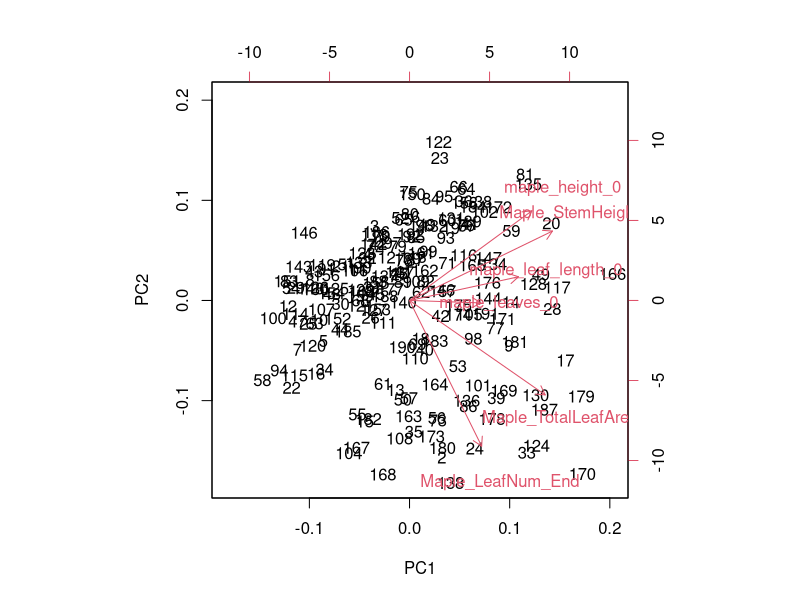
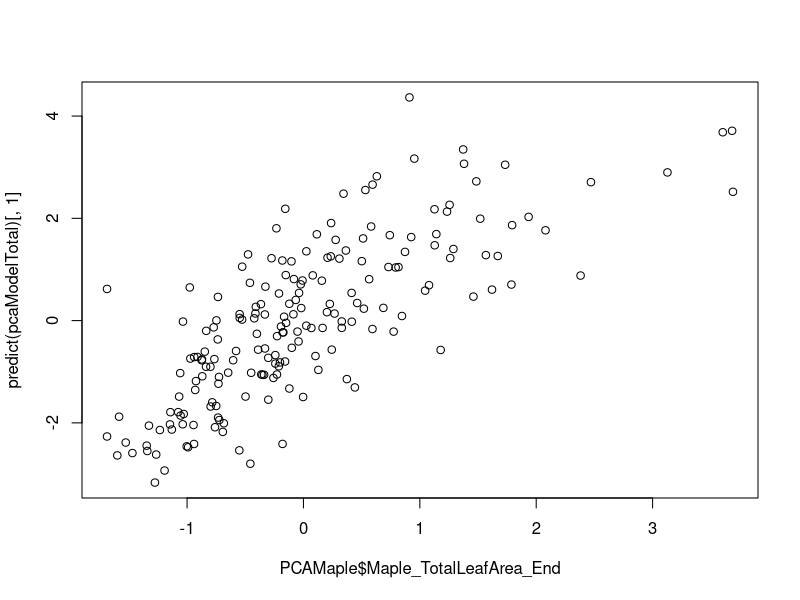
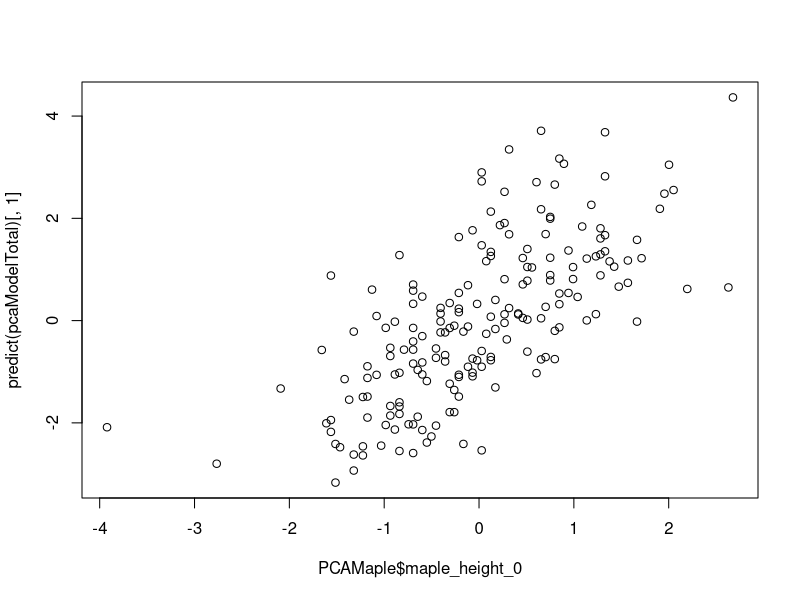
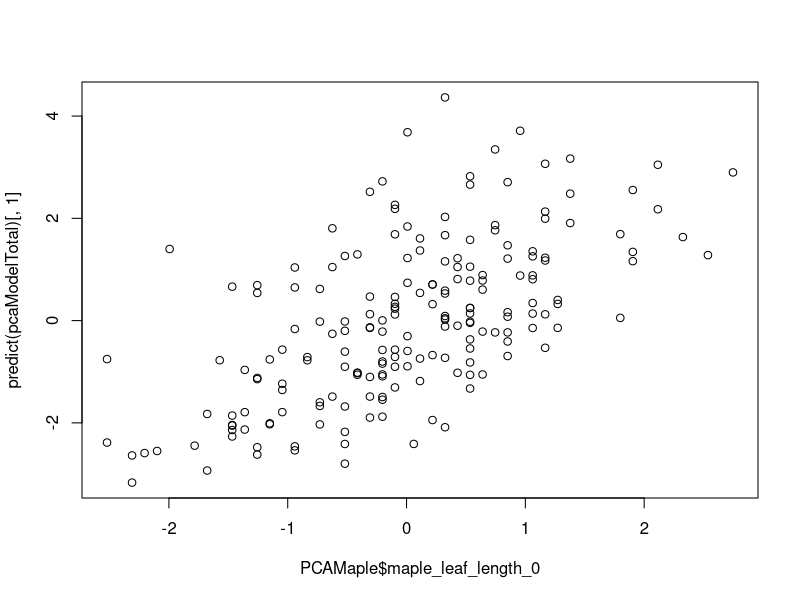
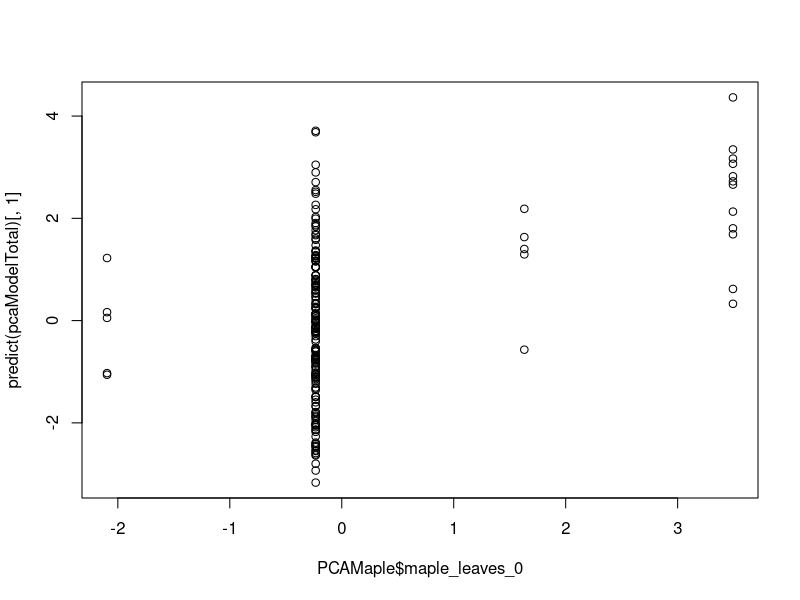
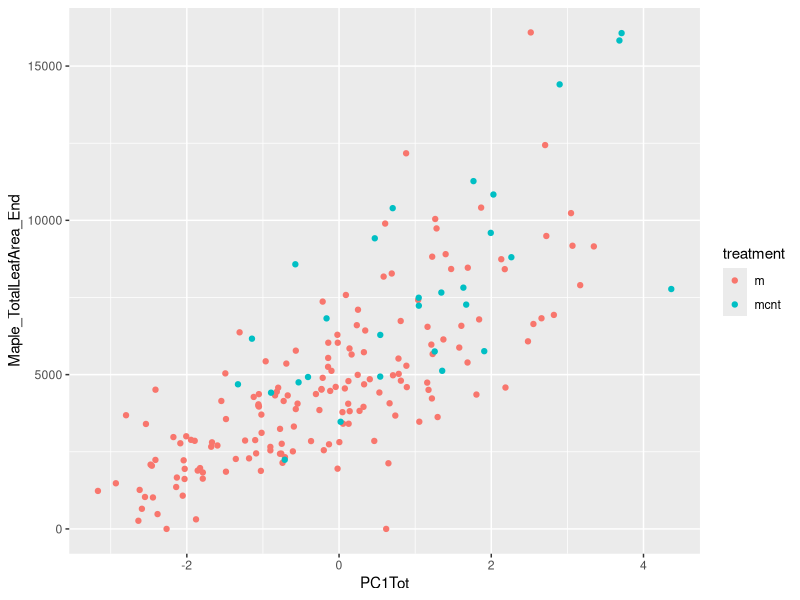
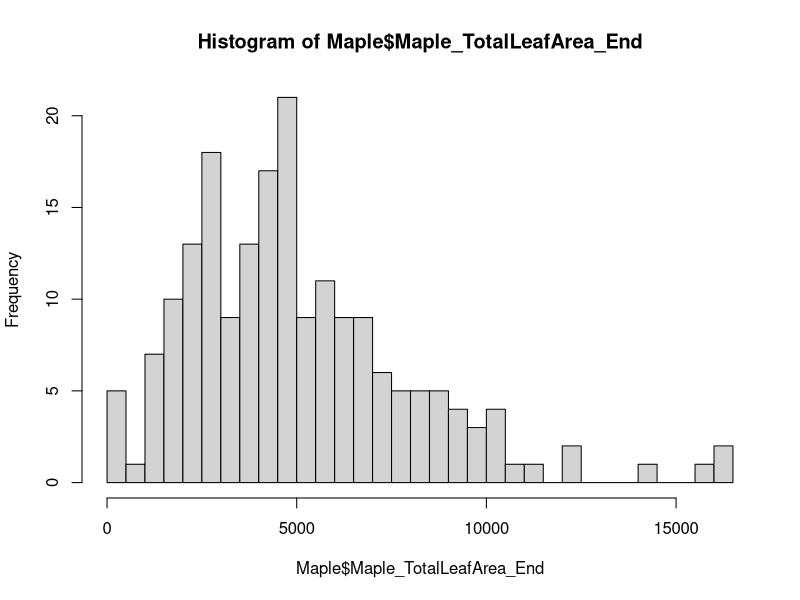
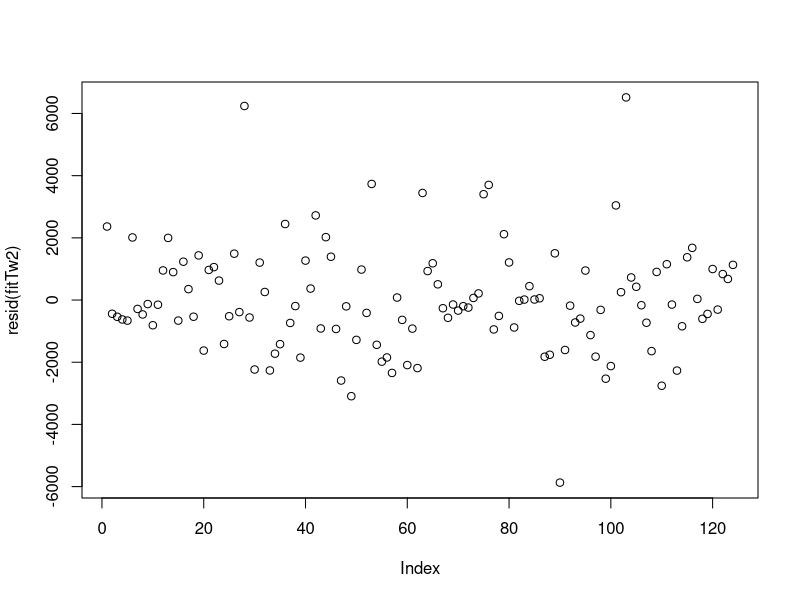

These figures' R source, in order:
## ---- chunk 1
library(ggplot2)
library(dplyr)
library(lmerTest)
library(car)
library("glmmTMB")


#read in data
rm(list=ls())
dat<-read.csv("DataSynthesis.csv")

#Assign family column
prefamily<-gsub("*.\\|","",dat$Tag)
dat$Family<-gsub("\\-.*","",prefamily)

#remove those with fertilizer treatment, and extra genotypes that are only in the alone treatment. 
dat<-dat[!grepl("i",dat$Sample,fixed=T),]


#Function to weigh pathogen damage by leaf area. 
Weigh<-function(x){
  x/(dat$GM_Leaf_Len*dat$GM_Leaf_Wid)
}
dat$BlackPathDamW<-Weigh(dat$BlackPathDam)
dat$ThripsDamW<-Weigh(dat$ThripsDam)
dat$WhiteFungDamW<-Weigh(dat$WhiteFungDam)

#Calculating leaf area 
dat$GM_Leaf_Area<-dat$GM_Leaf_Wid*dat$GM_Leaf_Len



#Average Duplicates. 
dat2<-dat %>% select(-X) %>% group_by(Tag) %>%  summarize(gh_col=first(gh_col),gh_bench=first(gh_bench),treatment=first(treatment),GA3=first(GA3),Family=first(Family),Maple_StemHeight_End=mean(Maple_StemHeight_End),Maple_LeafNum_End=mean(Maple_LeafNum_End),maple_leaf_length_0=mean(maple_leaf_length_0),maple_leaves_0=mean(maple_leaves_0),Maple_TotalLeafArea_End=mean(Maple_TotalLeafArea_End),MapleDamage=mean(Maple_Damage_End),Fern=first(Fern),gluc_Conc=mean(gluc_Conc),flav_Conc=mean(flav_Conc),maple_height_0=mean(maple_height_0),ChlorA=mean(ChlorA), GM_TotalLeaf_Area=first(GM_TotalLeaf_Area),ThripsDam=mean(ThripsDam),BlackPathDam=mean(BlackPathDam),WhiteFungDam=mean(WhiteFungDam),BlackPathDamW=mean(BlackPathDamW),ThripsDamW=mean(ThripsDamW),WhiteFungDamW=mean(WhiteFungDamW),comp_number=first(comp_number),GM_Leaf_Area=mean(GM_Leaf_Area))

dat
#Converting white fungal damage to logistic. 
dat2$WhiteFungLogis<-NA
dat2$WhiteFungLogis[dat2$WhiteFungDam>0]<-"Yes"
dat2$WhiteFungLogis[dat2$WhiteFungDam==0]<-"No"




## ---- chunk 2
Maple<-dat2[dat2$treatment=="m"|dat2$treatment=="mcnt",]

Maple[is.na(Maple$Maple_StemHeight_End),]

#b|EFCC2-4-80|Q|144 and f|JBCHY1-1-50|Q|247,e|CBMCK1-1-0|N|49, e|JWBOY-2-80|Q|264 are simply not in the datafile. Nothing to do there - they will be deleted from the analyis. These genotypes are either dead, or we missed them when conducting the sampling.
Maple<-Maple[!is.na(Maple$Maple_StemHeight_End),]
Maple$treatment<-factor(Maple$treatment,levels = c("m","mcnt"))




## ---- chunk 3
#PCA values are based on the standard deviations of the variables included in the analysis. Therefore, it is neccessairy to scale the variables before using them in a PCA. Variables with high SD will have more weight in constructing the loadings than a variable with a low SD. I need all variables to have the same standard deviation. 
Standardize<-function(x){
  standard<-(x-mean(x,na.rm=T))/sd(x,na.rm=T)
}

#Selecting variables to use in the PCA (All initial and final maple measurements which could indicate performance)
PCAMaple<-Maple %>% select(maple_height_0,maple_leaf_length_0,maple_leaves_0,Maple_StemHeight_End,Maple_LeafNum_End,Maple_TotalLeafArea_End)

#Standardizing all variables.
PCAMaple<-data.frame(apply(PCAMaple,2,Standardize))

#---------------
#Performing model 
#---------------

#Model with everything
pcaModelTotal<-prcomp(PCAMaple)

#All variables go in the same direction.
biplot(pcaModelTotal)

#40% of the variation in the data is explained in the first PCA. 
summary(pcaModelTotal)

#All variables are correlated with the PC1 loading. 
plot(predict(pcaModelTotal)[,1]~PCAMaple$Maple_TotalLeafArea_End)
plot(predict(pcaModelTotal)[,1]~PCAMaple$maple_height_0)
plot(predict(pcaModelTotal)[,1]~PCAMaple$maple_leaf_length_0)
plot(predict(pcaModelTotal)[,1]~PCAMaple$maple_leaves_0)
## ---- chunk 4

#Adding in PC1 vales from the pca. This will be used to control for initial maple size in my experiment. 
Maple$PC1Tot<-predict(pcaModelTotal)[,1]


#Modelling
fitTreat<-lm(Maple_TotalLeafArea_End~PC1Tot+treatment,data=Maple)
summary(fitTreat) #This is highly significant effect of treatment.... 

fitTreatInt<-lm(Maple_TotalLeafArea_End~PC1Tot*treatment,data=Maple)
anova(fitTreat,fitTreatInt)#The interaction term is significant. 
summary(fitTreatInt)


#
ggplot(Maple)+
  geom_point(aes(y=Maple_TotalLeafArea_End,x=PC1Tot,colour=treatment))

#The conclusion is that, not only are maples in the mcnt treatment have higher fitness after controlling for differences in initial size, they also exhibit increased growth at a given body size. 
## ---- chunk 5
#The influence of family, glucosinolates and flavonoids on competitive ability
hist(Maple$Maple_TotalLeafArea_End,breaks=50)
#There is a limit at zero, so this is not a true normal distribution. It resembles a reverse gaussian distribution except this distribution has values at zero, infact it is slighly zer inflated for the distibution. Therefore i think a tweedie distibution is best. 

#Removing maple controls (to be used in models that do not include controls) 
MapleModel<-Maple %>% filter(treatment=="m")

#Modelling: Maple performance predicted by PC1 and gluc Conc, Maple Damage, Family and gh location. What are the significant random effects?
fitTwFull<-glmmTMB(Maple_TotalLeafArea_End~PC1Tot+gluc_Conc+MapleDamage+(1|Family)+(1|gh_bench),family = tweedie, data=MapleModel)

fitTwFull0.1<-glmmTMB(Maple_TotalLeafArea_End~PC1Tot+gluc_Conc+MapleDamage+(1|gh_bench),family = tweedie, data=MapleModel)

fitTwFull0.2<-glmmTMB(Maple_TotalLeafArea_End~PC1Tot+gluc_Conc+MapleDamage+(1|Family),family = tweedie, data=MapleModel)

fitTwFull0.3<-glmmTMB(Maple_TotalLeafArea_End~PC1Tot+gluc_Conc+MapleDamage,family = tweedie, data=MapleModel)

anova(fitTwFull,fitTwFull0.1,fitTwFull0.2,fitTwFull0.3) #It is not important to include random effects, therefore, I will not. I am not including flav_conc because i did not find evidence that it was in the roots. 


#What are the significant fixed effects?


fitTw1<-glmmTMB(Maple_TotalLeafArea_End~PC1Tot*gluc_Conc+MapleDamage,family = tweedie, data=MapleModel)
summary(fitTw1) #The interaction is not important, but glucosinolate concentration and maple damage are. 

fitTw2<-glmmTMB(Maple_TotalLeafArea_End~PC1Tot+gluc_Conc+MapleDamage,family = tweedie, data=MapleModel[!is.na(MapleModel$gluc_Conc),])
summary(fitTw2)
 #Glucosinolate concentration and MapleDamage are both highly significant. The p valaues in the summary() function are p values by exclusion, and represent likelyhood ratio p values of models excluding only that variable. 



#The question is, however, do glucosinolates significant reudce maple performance  because they are inhibiting maple (allelopathy) OR because those with high glucosinolate expression are better competitors and aquire more resources to then allocate more resources to defenes? (Chicken or the egg)

#Is the negative effect of glucosinolates on maple performance removed once Chlorophyll A expression is added to the model? This would control for garlic mustard performance becuase those that produce more chlorophyll can also produce more glucosinolates. 
fitTw3<-glmmTMB(Maple_TotalLeafArea_End~PC1Tot+MapleDamage+gluc_Conc+ChlorA,family = tweedie, data=MapleModel)
summary(fitTw3)
# Including Chlorophyll A completely removed the effect of glucosinolates. This suggests that glucosinolates may be correlated with maple performance due to plants that reudce maple performance having higher fitness and more resources for glucosinolates without glucosinolates actually being responsible. On the other hand, those with more glucosinolates may have higher fitness and be able to produce more Chlorophyll A because they are inhibiting maple.


#Checking Model Assumptions. 
summary(fitTw2)
plot(resid(fitTw2))
hist(resid(fitTw2),breaks=20)#Looks reasonably normal to me.

fitV<-lm(Maple_TotalLeafArea_End~PC1Tot+MapleDamage+gluc_Conc+ChlorA,data=MapleModel)
summary(fitV)

vif(fitV) #Vif for ChlorA and gluc concentration are both below 2. This suggest that gluc_Conc and Chlor concentration are not high enough that the effect of the two are indistinguishable. This suggests that the entire effect of glucosinolates is due to chlorophyll concentration. 


#Permutation test to check the reliability of the p values in the best model.
fitTw3<-glmmTMB(Maple_TotalLeafArea_End~PC1Tot+gluc_Conc+MapleDamage,family = tweedie, data=MapleModel)
summary(fitTw3)
# 
# summary(fitTw3)$coef
# datPerTest<-MapleModel
# zStore<-c()
# # #for(i in 1:500){
#   #Randomize flavonoid concentration.
#   datPerTest$gluc_Conc<-sample(datPerTest$gluc_Conc,length(datPerTest$gluc_Conc),replace = F)
#   
#   #Run Model with randomized flavonoid concentration and extract test statistic
#   glucZval<-summary(update(fitTw3,data=datPerTest))$coef[[1]][3,3]
#   
#   #Store z value.
#   zStore[i]<-glucZval
#}

#sum(zStore<=-2.883)/length(zStore)

#The simulated p value was 0.002, which is close to the observed value of 0.004. This is a reliable model. 

## ---- chunk 6
fit<-lm(gluc_Conc~ChlorA*treatment,data=dat2)
fit2<-lm(gluc_Conc~ChlorA+treatment,data=dat2)
anova(fit,fit2)
#There is a significant interaction.....
summary(fit)
 
 
dat2plot<-dat2 %>% filter(treatment!="mcnt")
dat2plot$treatment<-droplevels.factor(dat2plot$treatment)

ggplot(dat2plot)+
  geom_point(aes(x=ChlorA,y=gluc_Conc,colour=treatment))+
  geom_abline(slope = 0.37149,intercept = 0.84767,colour="#009E73")+#alone
  geom_abline(slope = 0.37149+0.21832,intercept = 0.84767-0.09537,colour="#56B4E9")+#gm
  geom_abline(slope = 0.37149+0.21136,intercept = 0.84767-0.09984,colour="#E69F00")+#maple
  scale_colour_manual(values=c("#009E73","#56B4E9","#E69F00","black"),labels=c("Alone","Garlic Mustard","Maple"))

#This demonstrates that the relationship between glucosinolate and chlorophyll is steeper in the treatments with competition. Therefore, there may be a benefit to producing glucosinolates in the competition treatments? Those with high glucosinolates in the maple treatment have higher chlorophyll levels than those with high glucosinolates in the alone treatment. In other words, those in the competition treatment have lower levels of chlorophyll at low levels of glucosinolates, and have higher level of chlorphyll at higher levels of glucosinolates. In other words (again) glucosinolates may be increasing performance in the competition treatments. 
## ---- chunk 7
#Weighted pathogen damage data are no on too small of a scale. These will be standardized. 

MapleModel$BlackPathDamW<-Standardize(MapleModel$BlackPathDamW)
MapleModel$ThripsDamW<-Standardize(MapleModel$ThripsDamW)
MapleModel$Maple_TotalLeafArea_End<-Standardize(MapleModel$Maple_TotalLeafArea_End)


#Modelling random effects 
fit<-lmer(GM_TotalLeaf_Area~Maple_TotalLeafArea_End+Fern+ThripsDamW*BlackPathDamW*WhiteFungLogis+(1|Family)+(1|gh_bench/gh_col),data=MapleModel)

fit2<-lmer(GM_TotalLeaf_Area~Maple_TotalLeafArea_End+Fern+ThripsDamW*BlackPathDamW*WhiteFungLogis+(1|Family)+(1|gh_bench),data=MapleModel)

fit3<-lmer(GM_TotalLeaf_Area~Maple_TotalLeafArea_End+Fern+ThripsDamW*BlackPathDamW*WhiteFungLogis+(1|gh_bench/gh_col),data=MapleModel)


#Is collumn important?
anova(fit,fit2) #Yes it is. 

#Is family important? 
anova(fit,fit3) #Yes family is very important, this is a different result from the one I received prior to weighing the pathogen data. 


#Modeling fixed effects: 

fit<-lmer(GM_TotalLeaf_Area~Maple_TotalLeafArea_End+Fern+ThripsDamW*BlackPathDamW*WhiteFungLogis+(1|Family)+(1|gh_bench/gh_col),data=MapleModel)

fit2<-update(fit,~.-ThripsDamW:BlackPathDamW:WhiteFungLogis)
anova(fit,fit2) #Not a significant three way interaction.

fit3<-update(fit2,~.-BlackPathDamW:WhiteFungLogis)
anova(fit3,fit2) #There is not a significant two way interaction, although it is close (p=0.06)

fit4<-update(fit3,~.-BlackPathDamW:ThripsDamW)
anova(fit4,fit3)
#There is a significant interaction between black path dam and thrips dam. 

fit5<-update(fit3,~.-WhiteFungLogis:ThripsDamW)
anova(fit5,fit3) #There is no interaction between these two, although it is close

summary(fit5)
#White fungal damage is not significant. 
fit6<-lmer(GM_TotalLeaf_Area ~ Maple_TotalLeafArea_End + Fern + ThripsDamW +  
    BlackPathDamW  + (1 | Family) + (1 | gh_bench/gh_col) +  
    ThripsDamW:BlackPathDamW,data=MapleModel)
   
summary(fit6)

#Fern is not significant  (although it is close)
fit7<-lmer(GM_TotalLeaf_Area ~ Maple_TotalLeafArea_End  + ThripsDamW +  
    BlackPathDamW  + (1 | Family) + (1 | gh_bench/gh_col) +  
    ThripsDamW:BlackPathDamW,data=MapleModel)

summary(fit7)

## ---- chunk 8
#Cost of glucosinolates ?

fit7<-lmer(GM_TotalLeaf_Area ~ Standardize(Maple_TotalLeafArea_End)  + ThripsDam +  
    Standardize(BlackPathDam)  + (1 | Family) + (1 | gh_bench/gh_col) +  
    Standardize(ThripsDam):Standardize(BlackPathDam)+gluc_Conc+Standardize(GM_Leaf_Area),data=MapleModel)
summary(fit7) #no there is not. 


#Cost of Flavonoids ?

fit7<-lmer(GM_TotalLeaf_Area ~ Standardize(Maple_TotalLeafArea_End)  + ThripsDam +  
    Standardize(BlackPathDam)  + (1 | Family) + (1 | gh_bench/gh_col) +  
    Standardize(ThripsDam):Standardize(BlackPathDam)+flav_Conc+Standardize(GM_Leaf_Area),data=MapleModel)
summary(fit7) #no there is not. 

## ---- chunk 9
#Because there are two garlic mustard individuals per pot, and the unit we are looking at is only replicable at the pot level (fern abundance in a pot) duplicates within the same pot in the garlic mustard treatment need to be removed and averaged to remove pseudoreplication. 

#What i will do is make the competition number the tag for those in the GM treatment. This will have the effect of maintaining the leaf variation, but averaging it over each pot. 

# I will need to use dat2, summarized at the individual level, because we have a single observation at the pot level, not at the leaf level. 
datFern<-dat2
datFern$Tag<-as.character(datFern$Tag)
for(i in 1:length(datFern$Tag)){
  if(!is.na(datFern$comp_number[i])){
    datFern$Tag[i]<-datFern$comp_number[i]
  }
}
datFern
#I am excluding flavonoid concentration because there were no detectable flavonoids in the root samples. 

#Modelling random effects 
fit_full<-glmmTMB(Fern~treatment+gluc_Conc+ChlorA+(1|Family)+(1|gh_bench),family=nbinom2,data=datFern)

fit_full_0.1<-glmmTMB(Fern~treatment+gluc_Conc+ChlorA+(1|Family),family=nbinom2,data=datFern)

fit_full_0.2<-glmmTMB(Fern~treatment+gluc_Conc+ChlorA+(1|gh_bench),family=nbinom2,data=datFern)

anova(fit_full,fit_full_0.1)#Bench is an extremenly important predictor. 
anova(fit_full,fit_full_0.2)#Family is not. 


fit_full<-glmmTMB(Fern~treatment+gluc_Conc+ChlorA+(1|gh_bench),family=nbinom2,data=datFern[!is.na(datFern$gluc_Conc),])
fit_1<-glmmTMB(Fern~treatment+ChlorA+(1|gh_bench),family=nbinom2,data=datFern[!is.na(datFern$gluc_Conc),])
anova(fit_full,fit_1)#Glucosinolates are not a significant predictor of fern abundance (although the AIC is about the same)

summary(fit_full) #those with more ChlorA dont have less ferns. If anything, they have more ferns. 

fit_1<-glmmTMB(Fern~treatment+(1|gh_bench),family=nbinom2,data=datFern)
fit_2<-glmmTMB(Fern~1+(1|gh_bench),family=nbinom2,data=datFern)
anova(fit_2,fit_1)
#Fern abundance is predicted by treatment. 

summary(fit_1)$coef
plot(resid(fit_1))
plot(resid(fit_1)^2)

summary(fit_1)


# #Permutation test
# datPerTest<-datFern
# zStoretreatGM<-c()
# zStoretreatM<-c()
# 
# for(i in 1:500){
#   #Randomize flavonoid concentration.
#   datPerTest$treatment<-sample(datPerTest$treatment,length(datPerTest$treatment),replace = F)
# 
#   #New Model with randomized treatment and flavonoids
#   newMod<-update(fit_1,data=datPerTest)
#   
#   # Extract test statistics for maple (M) and garlic mustard (gm) treatments
#   MtreatZval<-summary(newMod)$coef[[1]][3,3]
#   GMtreatZval<-summary(newMod)$coef[[1]][3,2]
#   
#   #Store z value.
#   zStoretreatGM[i]<-GMtreatZval
#   zStoretreatM[i]<-MtreatZval
# }
# 
# sum(zStoretreatM>=2.316180)/length(zStoretreatM)
# #Estimated p value for the maple treatment is 0.01. This is very close to the actual p value of 0.02
# sum(zStoretreatGM>=2.231574)/length(zStoretreatGM)
# #Estimated p value for the garlic mustard treatment is 0. This is close to the actual p value of 0.02

summary(fit_1)
